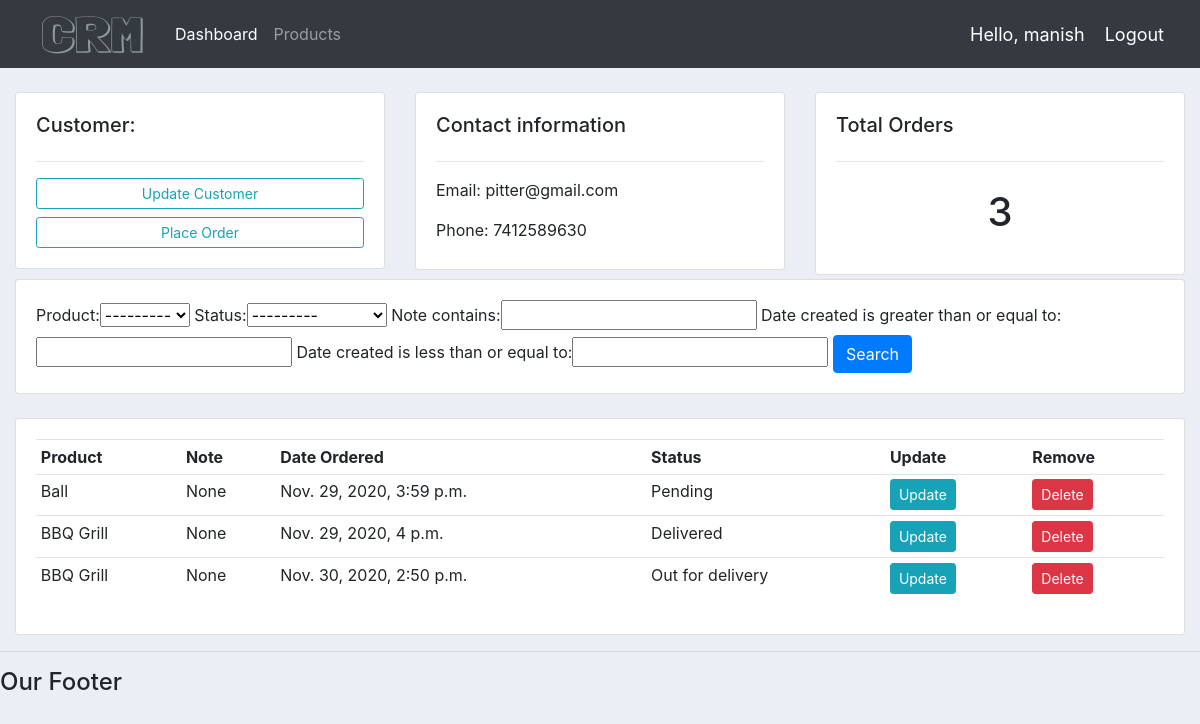
Page /customer/2 (signed in) on the earlier database version.
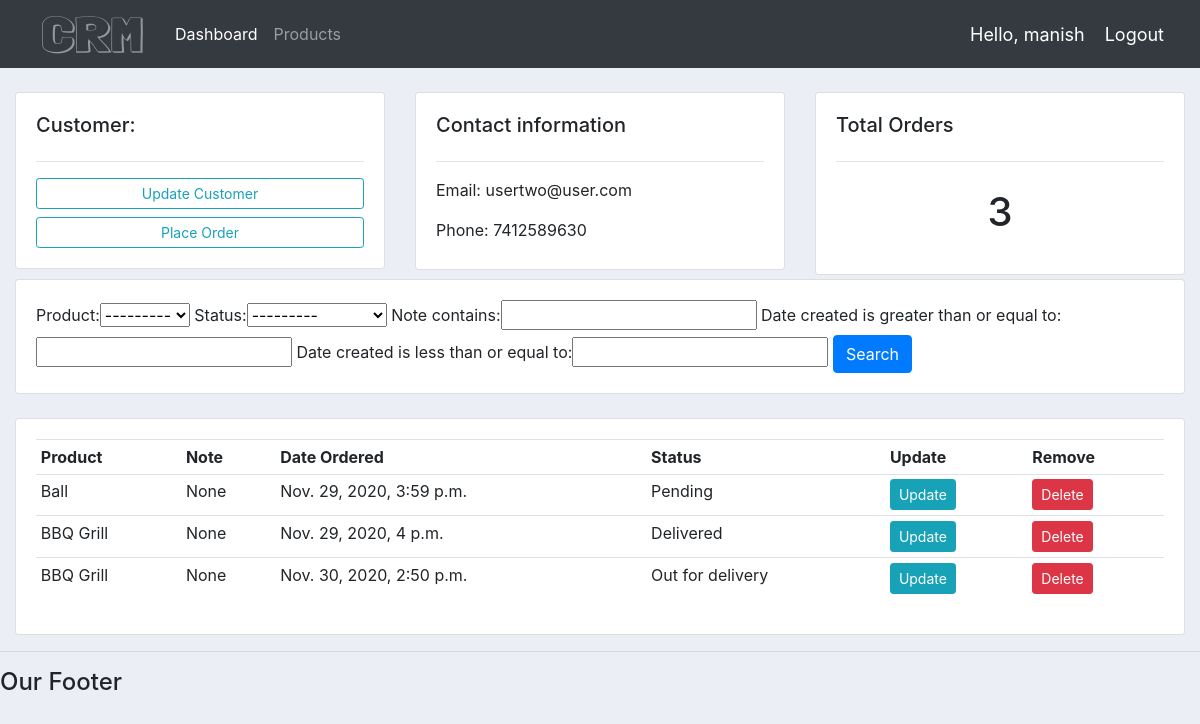
Same page on the later database version.
### accounts/models.py (models this page shows, shortened)
class Customer(models.Model):
    user = models.OneToOneField(User, null=True, blank=True, on_delete=models.CASCADE)
    name = models.CharField(max_length=200, null=True)
    phone = models.CharField(max_length=200, null=True)
    email = models.CharField(max_length=200, null=True)
    profile_pic = models.ImageField(default="pro3.png", null=True, blank=True)
    date_created = models.DateTimeField(auto_now_add=True, null=True)

### accounts/decorators.py (the view)
        def wrapper_func(request, *args, **kwargs):
            group = None
            if request.user.groups.exists():
                group = request.user.groups.all()[0].name
            if group in allowed_roles:
                return view_func(request, *args, **kwargs)
            else:
                return HttpResponse('you are not authorized to view this page')

### accounts/models.py (called while the page is built)
    def __str__(self):
        return self.name

### accounts/views.py (called while the page is built)
@login_required(login_url='login')
@allowed_users(allowed_roles=['admin'])
def customer(request, pk_test):
    customer = Customer.objects.get(id=pk_test)
    orders = customer.order_set.all()
    order_count = orders.count()
    myFilter = OrderFilter(request.GET, queryset=orders)
    orders = myFilter.qs
    context = {'customer': customer,
                'orders':orders,
                'order_count': order_count,
                'myFilter': myFilter
                }
    return render(request, 'accounts/customer.html', context)

### accounts/templates/accounts/customer.html
{% extends 'accounts/main.html' %}
{% block content %}
<br>
<div class="row">
  <div class="col-md">
    <div class="card card-body">
      <h5>Customer:</h5>
      <hr>
      <a class="btn btn-outline-info btn-sm btn-block" href="">
        Update Customer
      </a>
      <a class="btn btn-outline-info btn-sm btn-block" href="{% url 'create_order' customer.id %}">
        Place Order
      </a>
    </div>
  </div>
  <div class="col-md">
    <div class="card card-body" style="height:95%">
      <h5>Contact information</h5>
      <hr>
      <p>Email: {{ customer.email }}</p>
      <p>Phone: {{ customer.phone }}</p>
    </div>
  </div>
  <div class="col-md">
    <div class="card card-body">
      <h5>Total Orders</h5>
      <hr>
      <h1 style="text-align: center; padding: 10px">{{ order_count }}</h1>
    </div>
  </div>
</div>
<div class="row">
  <div class="col">
    <div class="card card-body">
      <form method="get">
        {{ myFilter.form }}
        <button class="btn btn-primary" type="submit">Search</button>
      </form>
    </div>
  </div>
</div>
<br>
<div class="row">
  <div class="col-md">
    <div class="card card-body">
      <table class="table table-sm">
        <tr>
          <th>Product</th>
          <th>Note</th>
          <th>Date Ordered</th>
          <th>Status</th>
          <th>Update</th>
          <th>Remove</th>
        </tr>
        {% for order in orders %}
          <tr>
            <td>{{ order.product }}</td>
            <td>{{ order.note }}</td>
            <td>{{ order.date_created }}</td>
            <td>{{ order.status }}</td>
            <td><a class="btn btn-sm btn-info" href="{% url 'update_order' order.id %}">Update</a></td>
            <td><a class="btn btn-sm btn-danger" href="{% url 'delete_order' order.id %}">Delete</a></td>
          </tr>
        {% endfor %}
      </table>
    </div>
  </div>
</div>
{% endblock %}

Differences in the rows shown:
changed Customer: email "pitter@gmail.com" → "usertwo@user.com"
